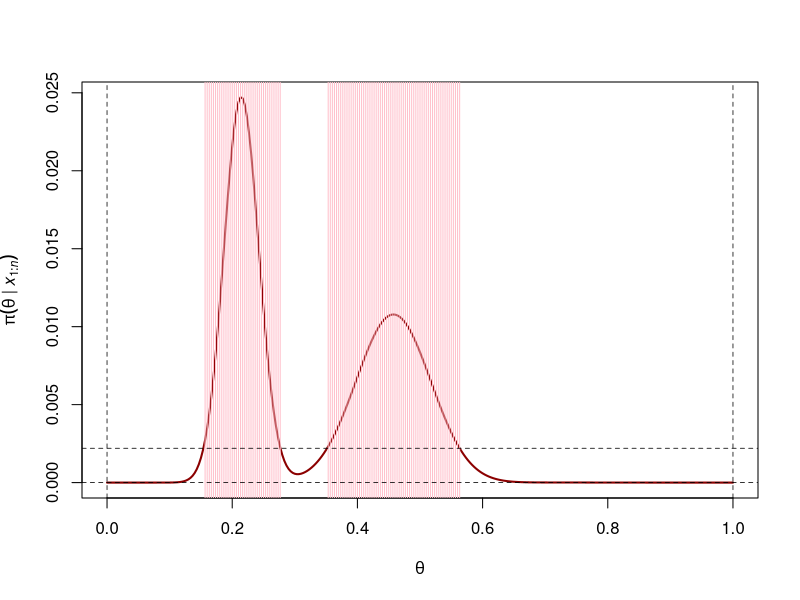
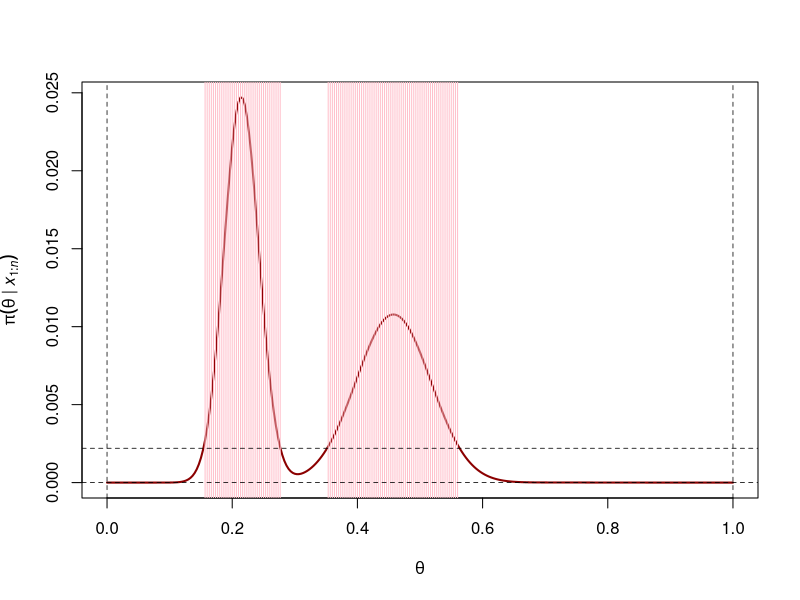
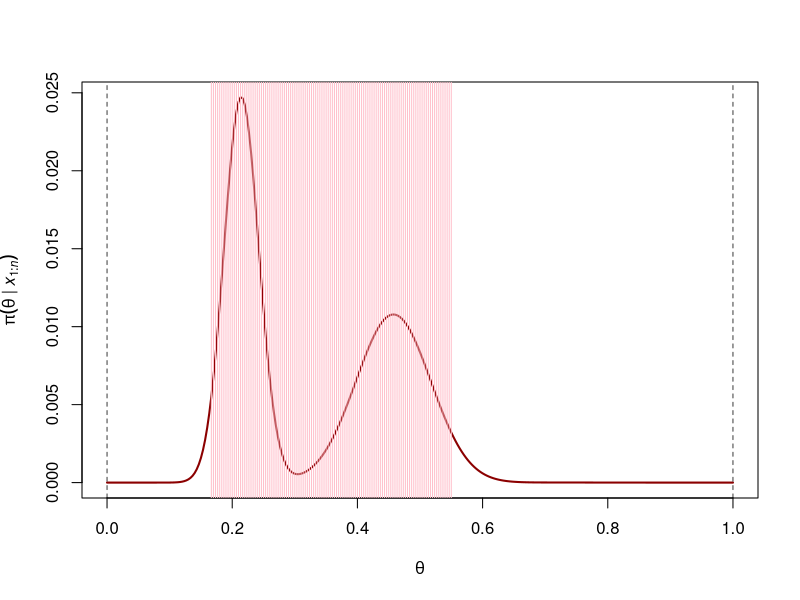

These figures' R source, in order:
## ---- chunk 1
knitr::opts_chunk$set(echo = TRUE, fig.width = 10, out.width = "100%")
## ---- chunk 2
set.seed(4010)
n = 20
x = rbinom(n, 1, .4)
prior = function(theta) {
  (3*dnorm(theta,.2,.03) 
   +2*dnorm(theta,.5,.07)
   +6*dnorm(theta,.9,.07))*(theta>=0)*(theta<=1)
}
posterior = function(theta, x) {
	n = length(x)
	s = sum(x)
	theta^s *(1-theta)^(n-s) *prior(theta)
}
## ---- chunk 3
hpd_keith = function(x, posterior, support=c(0,1), alpha=0.005, plot=TRUE){
	# step 1: values of posterior at different values of theta in the support
	theta = seq(from=support[1], to=support[2], length=301)
	d = posterior(theta, x)
	d = d/sum(d)
	# step 2: find the theta that satisfy the credibility requirement 
	O = order(d, decreasing=TRUE)
	N = sum(cumsum(d[O])<1-alpha) +1
	selected = theta[O[1:N]]
	# step 3: plot
	if (plot) {
	  plot(theta, d, type="l", lwd=2, col="red4",
	       xlab=bquote(theta),
	       ylab=bquote(pi(theta~"|"~italic(x[1:n]))))
	  abline(v=selected, col="pink")
	  abline(h=c(0,d[O[N]]), v=support, lty=2, lwd=.75)
	}
}
hpd_keith(x, posterior, alpha=0.05)
## ---- chunk 4
hpd_naive = function(x, posterior, support=c(0,1), alpha=0.005, plot=TRUE){
	# step 1: values of posterior at different values of theta in the support
	theta = seq(from=support[1], to=support[2], length=301)
	d = posterior(theta, x)
	d = d/sum(d)
	# step 2: find the theta that satisfy the credibility requirement 
	n = length(d)
	dDsc = sort(d, decreasing=TRUE)
	selected = rep(0, n)
	for (N in 1:n) {
	  if (sum(dDsc[1:N]) > 1-alpha)
	    break
	}
	cutoff = dDsc[N]
	# step 3: plot
	if (plot) {
	  plot(theta, d, type="l", lwd=2, col="red4",
	       xlab=bquote(theta),
	       ylab=bquote(pi(theta~"|"~italic(x[1:n]))))
	  abline(v=theta[which(d>cutoff)], col="pink")
	  abline(h=c(0,cutoff), v=support, lty=2, lwd=.75)
	}
}
hpd_naive(x, posterior, alpha=0.05)
## ---- chunk 5
library(microbenchmark)
speed = microbenchmark(keith=hpd_keith(x, posterior, plot=FALSE),
                       naive=hpd_naive(x, posterior, plot=FALSE))
print(speed)
## ---- chunk 6
et = function(x, posterior, support=c(0,1), alpha=0.005, plot=TRUE){
	# step 1: values of posterior at different values of theta in the support
	theta = seq(from=support[1], to=support[2], length=301)
	d = posterior(theta, x)
	d = d/sum(d)
	# step 2: find the theta that satisfy the credibility requirement 
	csd = cumsum(d)
	L = sum(csd < alpha/2)
	U = sum(csd < 1-alpha/2)
	# step 3: plot
	if (plot) {
	  plot(theta, d, type="l", lwd=2, col="red4",
	       xlab=bquote(theta),
	       ylab=bquote(pi(theta~"|"~italic(x[1:n]))))
	  abline(v=theta[L:U], col="pink")
	  abline(v=c(support,L,U), lty=2, lwd=.75)
	}
}
et(x, posterior, alpha=0.05)
## ---- chunk 7
library(microbenchmark)
speed = microbenchmark(hpd=hpd_keith(x, posterior, plot=FALSE),
                       et=et(x, posterior, plot=FALSE))
print(speed)
